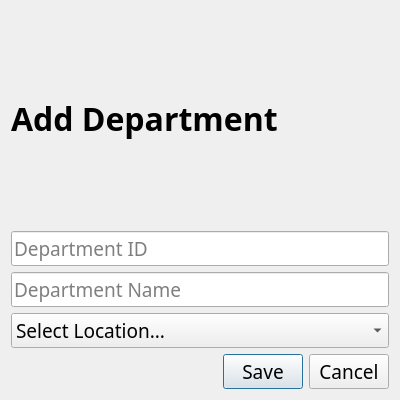
<?xml version="1.0" encoding="UTF-8"?>
<ui version="4.0">
 <class>Dialog</class>
 <widget class="QDialog" name="Dialog">
  <property name="geometry">
   <rect>
    <x>0</x>
    <y>0</y>
    <width>400</width>
    <height>400</height>
   </rect>
  </property>
  <property name="font">
   <font>
    <family>Segoe Print</family>
    <pointsize>14</pointsize>
   </font>
  </property>
  <property name="windowTitle">
   <string>Add Department</string>
  </property>
  <layout class="QVBoxLayout" name="verticalLayout">
   <item>
    <widget class="QLabel" name="label">
     <property name="font">
      <font>
       <family>Segoe Print</family>
       <pointsize>24</pointsize>
       <weight>75</weight>
       <bold>true</bold>
      </font>
     </property>
     <property name="text">
      <string>Add Department</string>
     </property>
    </widget>
   </item>
   <item>
    <widget class="QLineEdit" name="le_dept_id">
     <property name="placeholderText">
      <string>Department ID</string>
     </property>
    </widget>
   </item>
   <item>
    <widget class="QLineEdit" name="le_dept_name">
     <property name="placeholderText">
      <string>Department Name</string>
     </property>
    </widget>
   </item>
   <item>
    <widget class="QComboBox" name="cb_locs">
     <item>
      <property name="text">
       <string>Select Location...</string>
      </property>
     </item>
    </widget>
   </item>
   <item>
    <widget class="QDialogButtonBox" name="buttonBox">
     <property name="orientation">
      <enum>Qt::Horizontal</enum>
     </property>
     <property name="standardButtons">
      <set>QDialogButtonBox::Cancel|QDialogButtonBox::Save</set>
     </property>
    </widget>
   </item>
  </layout>
 </widget>
 <resources/>
 <connections>
  <connection>
   <sender>buttonBox</sender>
   <signal>accepted()</signal>
   <receiver>Dialog</receiver>
   <slot>accept()</slot>
   <hints>
    <hint type="sourcelabel">
     <x>248</x>
     <y>254</y>
    </hint>
    <hint type="destinationlabel">
     <x>157</x>
     <y>274</y>
    </hint>
   </hints>
  </connection>
  <connection>
   <sender>buttonBox</sender>
   <signal>rejected()</signal>
   <receiver>Dialog</receiver>
   <slot>reject()</slot>
   <hints>
    <hint type="sourcelabel">
     <x>316</x>
     <y>260</y>
    </hint>
    <hint type="destinationlabel">
     <x>286</x>
     <y>274</y>
    </hint>
   </hints>
  </connection>
 </connections>
</ui>
